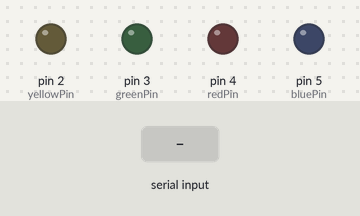
Simulated run of this sketch. Board: Arduino Uno, built with avr-gcc and run on an emulated ATmega328P. On the bench: output pins drawn as LEDs (lit = HIGH). The test bench sets the inputs (shaded band).

Above: at 1.2 s.
1.3 s: "red" received over Serial
At 2.9 s:
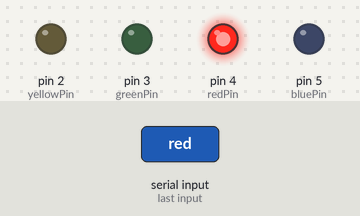
3.8 s: "green" received over Serial
At 6.0 s:
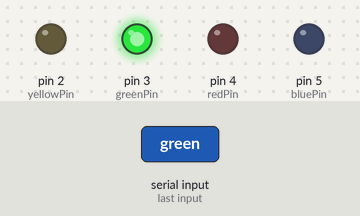
6.3 s: "yellow" received over Serial
At 8.0 s:
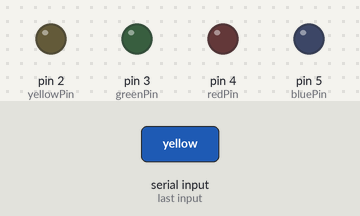
Timing chart, 0 to 9.5 s (numbered marks = the images above; inputs shaded):
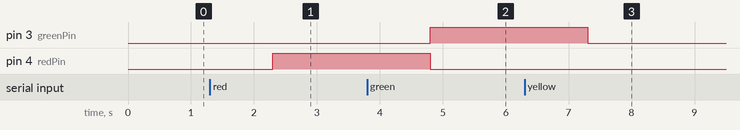

Measured:
- after the input at 1.3 s, pin 4 (redPin): LOW → HIGH after 1.0 s
- after the input at 3.8 s, pin 3 (greenPin): LOW → HIGH after 1.0 s; pin 4 (redPin): HIGH → LOW after 1.0 s
- after the input at 6.3 s, pin 3 (greenPin): HIGH → LOW after 1.0 s

The sketch:

0_logic_analyzer_test.ino
```cpp
int yellowPin = 2;
int greenPin = 3;
int redPin = 4;
int bluePin = 5;

String myColor;

void setup() {
  // put your setup code here, to run once:
  pinMode(yellowPin, OUTPUT);
  pinMode(greenPin, OUTPUT);
  pinMode(redPin, OUTPUT);
  pinMode(bluePin, OUTPUT);

  Serial.begin(9600);
}

void loop() {
  // put your main code here, to run repeatedly:

    while(Serial.available() == 0){
    }

    myColor = Serial.readString();


    if(myColor == "red"){
      digitalWrite(redPin, HIGH);
      digitalWrite(greenPin, LOW);
      digitalWrite(yellowPin,LOW);
      digitalWrite(bluePin,LOW);
    }
    if(myColor == "green"){
      digitalWrite(redPin, LOW);
      digitalWrite(greenPin, HIGH);
      digitalWrite(yellowPin,LOW);
      digitalWrite(yellowPin,LOW);
    }
    if(myColor == "yellow"){
      digitalWrite(redPin, LOW);
      digitalWrite(greenPin, LOW);
      digitalWrite(yellowPin, HIGH);
      digitalWrite(yellowPin,LOW);
    }

    /**
    if (On == "ok"){
      digitalWrite(yellowPin, HIGH);
      delay(100);
      digitalWrite(yellowPin, LOW);
      delay(100);

      digitalWrite(greenPin, HIGH);
      delay(100);
      digitalWrite(greenPin, LOW);
      delay(100);

      digitalWrite(redPin, HIGH);
      delay(100);
      digitalWrite(redPin, LOW);
      delay(100);

      digitalWrite(bluePin, HIGH);
      delay(100);
      digitalWrite(bluePin, LOW);
      delay(100);
    }
    else{
      digitalWrite(yellowPin, LOW);
      digitalWrite(greenPin, LOW);
      digitalWrite(redPin, LOW);
      digitalWrite(bluePin, LOW);
    }

    Serial.println(On);
    delay(1000);
    **/


}
```
